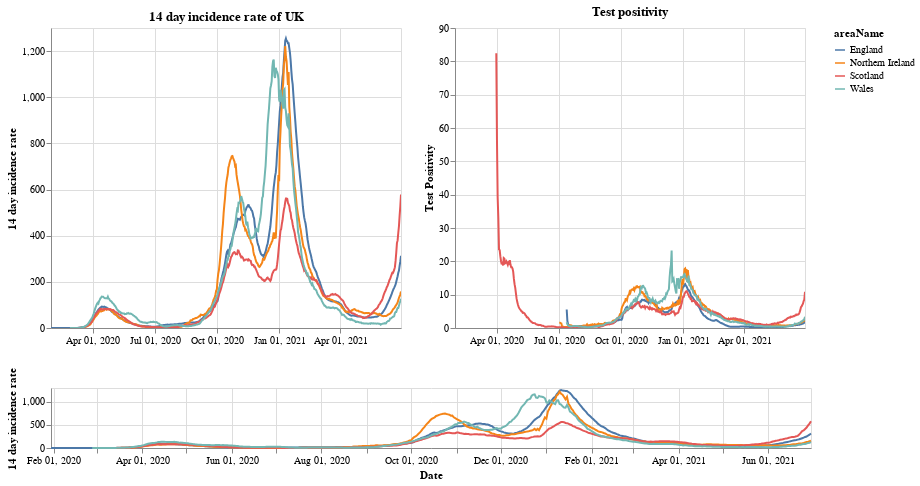

Here is the notebook cell this chart was saved with:
### Markdown cell above
# Plots

First a plot with each country in the UK. The top right shows the positivity rate for (which is the percentage of registered tests which were positive) while the top left is the 14 day incidence rate. The bottom chart can be used to select the timeframe (does not work on a mobile device).

### Code cell
#collapse
brush = alt.selection(type='interval', name='DateBrush',encodings=['x'],fields=['Time'])
leg_selection = alt.selection_multi(fields=['areaName'], bind='legend')

base = alt.Chart(uk_cases).mark_line().encode(
    x=alt.X("yearmonthdate(date):T", axis=alt.Axis(title='Date')),
    y=alt.Y("twoWeeklyCasesRate:Q", axis=alt.Axis(title='14 day incidence rate')),
    tooltip=['areaName', 'date','twoWeeklyCasesRate', 'testPositivity'],
    color='areaName',
    opacity=alt.condition(leg_selection, alt.value(2), alt.value(0.1))
).add_selection(leg_selection).properties(width=350)

upper = base.encode(alt.X('yearmonthdate(date):T', axis=alt.Axis(title=''),
                         scale=alt.Scale(domain=brush))
                   ).properties(title=f'14 day incidence rate of UK')
upper_right = upper.encode(alt.Y('testPositivity:Q', axis=alt.Axis(title='Test Positivity'))).properties(title='Test positivity')
lower = base.properties(height=60, width = 760).add_selection(brush)

(upper | upper_right) & lower

### Figure 1 — Vega-Lite specification as saved in the notebook (floating-point values rounded to 4 significant figures; data arrays with more than 128 entries replaced by an {"elided": "..."} marker saying what was removed)
{"config": {"view": {"continuousWidth": 400, "continuousHeight": 300}}, "vconcat": [{"hconcat": [{"mark": "line", "encoding": {"color": {"type": "nominal", "field": "areaName"}, "opacity": {"condition": {"value": 2, "selection": "selector001"}, "value": 0.1}, "tooltip": [{"type": "nominal", "field": "areaName"}, {"type": "temporal", "field": "date"}, {"type": "quantitative", "field": "twoWeeklyCasesRate"}, {"type": "quantitative", "field": "testPositivity"}], "x": {"type": "temporal", "axis": {"title": ""}, "field": "date", "scale": {"domain": {"selection": "DateBrush"}}, "timeUnit": "yearmonthdate"}, "y": {"type": "quantitative", "axis": {"title": "14 day incidence rate"}, "field": "twoWeeklyCasesRate"}}, "selection": {"selector001": {"type": "multi", "fields": ["areaName"], "bind": "legend"}}, "title": "14 day incidence rate of UK", "width": 350}, {"mark": "line", "encoding": {"color": {"type": "nominal", "field": "areaName"}, "opacity": {"condition": {"value": 2, "selection": "selector001"}, "value": 0.1}, "tooltip": [{"type": "nominal", "field": "areaName"}, {"type": "temporal", "field": "date"}, {"type": "quantitative", "field": "twoWeeklyCasesRate"}, {"type": "quantitative", "field": "testPositivity"}], "x": {"type": "temporal", "axis": {"title": ""}, "field": "date", "scale": {"domain": {"selection": "DateBrush"}}, "timeUnit": "yearmonthdate"}, "y": {"type": "quantitative", "axis": {"title": "Test Positivity"}, "field": "testPositivity"}}, "selection": {"selector001": {"type": "multi", "fields": ["areaName"], "bind": "legend"}}, "title": "Test positivity", "width": 350}]}, {"mark": "line", "encoding": {"color": {"type": "nominal", "field": "areaName"}, "opacity": {"condition": {"value": 2, "selection": "selector001"}, "value": 0.1}, "tooltip": [{"type": "nominal", "field": "areaName"}, {"type": "temporal", "field": "date"}, {"type": "quantitative", "field": "twoWeeklyCasesRate"}, {"type": "quantitative", "field": "testPositivity"}], "x": {"type": "temporal", "axis": {"title": "Date"}, "field": "date", "timeUnit": "yearmonthdate"}, "y": {"type": "quantitative", "axis": {"title": "14 day incidence rate"}, "field": "twoWeeklyCasesRate"}}, "height": 60, "selection": {"selector001": {"type": "multi", "fields": ["areaName"], "bind": "legend"}, "DateBrush": {"type": "interval", "encodings": ["x"], "fields": ["Time"]}}, "width": 760}], "data": {"name": "data-bacb7453491061175ad48ef55fd1fcbb"}, "$schema": "https://vega.github.io/schema/vega-lite/v4.8.1.json", "datasets": {"data-bacb7453491061175ad48ef55fd1fcbb": {"elided": "1980 records"}}}
